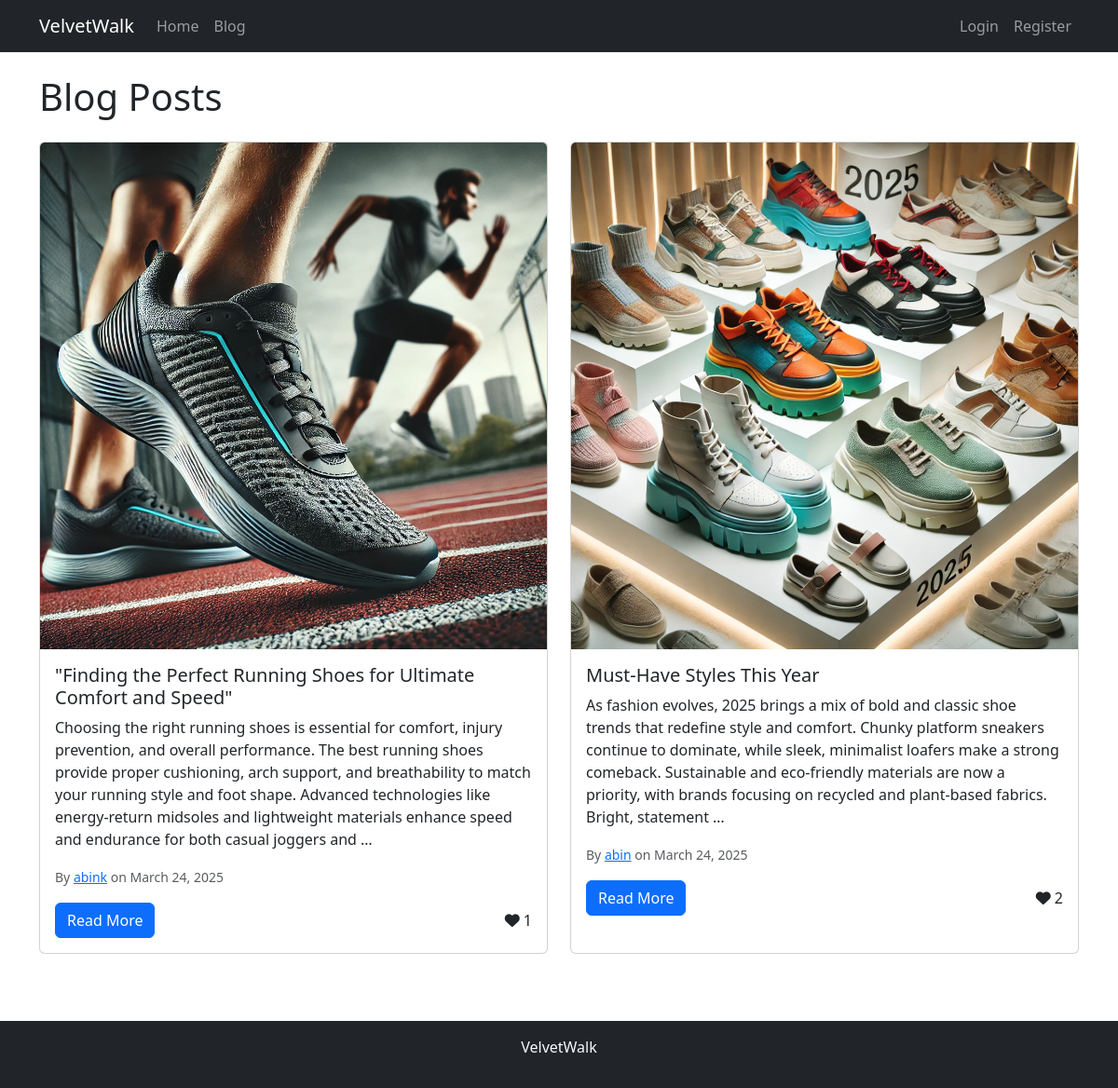
Screenshot of /blog/ with the database file from the repository.
### VelvetWalk_app/models.py (models this page shows, shortened)
class BlogPost(models.Model):
    title = models.CharField(max_length=200)
    content = models.TextField()
    author = models.ForeignKey(User, on_delete=models.CASCADE)
    image = models.ImageField(upload_to='blog_images', blank=True, null=True)
    created_at = models.DateTimeField(default=timezone.now)
    updated_at = models.DateTimeField(auto_now=True)
    likes = models.ManyToManyField(User, related_name='liked_posts', blank=True)
    views = models.PositiveIntegerField(default=0)
    class Meta:
        ordering = ['-created_at']
    def total_likes(self):
        return self.likes.count()

### VelvetWalk_app/views.py (the view)
# urls.py: path('blog/', views.PostListView.as_view(), name='blog_list'),
class PostListView(ListView):
    model = BlogPost
    template_name = 'VelvetWalk_app/blog_list.html'
    context_object_name = 'posts'
    ordering = ['-created_at']
    paginate_by = 10

### VelvetWalk_app/templates/VelvetWalk_app/blog_list.html (shortened to what this page needs)
{% extends "VelvetWalk_app/base.html" %}
{% block content %}
<div class="row">
    <div class="col-md-12">
        <h1 class="mb-4">Blog Posts</h1>
    </div>
</div>
<div class="row">
    {% for post in posts %}
    <div class="col-md-6 mb-4">
        <div class="card h-100">
            {% if post.image %}
            <img src="{{ post.image.url }}" class="card-img-top" alt="{{ post.title }}">
            {% endif %}
            <div class="card-body">
                <h5 class="card-title">{{ post.title }}</h5>
                <p class="card-text">{{ post.content|truncatewords:50 }}</p>
                <p class="card-text">
                    <small class="text-muted">
                        By <a href="{% url 'profile' post.author.username %}">{{ post.author.username }}</a>
                        on {{ post.created_at|date:"F d, Y" }}
                    </small>
                </p>
                <div class="d-flex justify-content-between align-items-center">
                    <a href="{% url 'post_detail' post.pk %}" class="btn btn-primary">Read More</a>
                    <div>
                        <i class="fas fa-heart {% if user in post.likes.all %}text-danger{% endif %}"></i>
                        <span>{{ post.total_likes }}</span>
                    </div>
                </div>
            </div>
        </div>
    </div>
    {% empty %}
    <div class="col-md-12">
        <p>No posts yet. Be the first to create one!</p>
    </div>
    {% endfor %}
</div>
{% endblock %}

### VelvetWalk_app/templates/VelvetWalk_app/base.html (shortened to what this page needs)
<!DOCTYPE html>
<html lang="en">
<head>
    <link href="https://cdn.jsdelivr.net/npm/bootstrap@5.3.0/dist/css/bootstrap.min.css" rel="stylesheet">
    <link rel="stylesheet" href="https://cdnjs.cloudflare.com/ajax/libs/font-awesome/6.0.0/css/all.min.css">
</head>
<body>
    <nav class="navbar navbar-expand-lg navbar-dark bg-dark">
        <div class="container">
            <a class="navbar-brand" href="{% url 'home' %}">VelvetWalk</a>
            <div class="collapse navbar-collapse" id="navbarNav">
                <ul class="navbar-nav me-auto">
                    <li class="nav-item">
                        <a class="nav-link" href="{% url 'home' %}">Home</a>
                    </li>
                    <li class="nav-item">
                        <a class="nav-link" href="{% url 'blog_list' %}">Blog</a>
                    </li>
                </ul>
                <ul class="navbar-nav">
                    {% if user.is_authenticated %}
                        <li class="nav-item">
                            <a class="nav-link" href="{% url 'post_create' %}">New Post</a>
                        </li>
                        <li class="nav-item">
                            <a class="nav-link" href="{% url 'profile' user.username %}">Profile</a>
                        </li>
                        <li class="nav-item">
                            <a class="nav-link" href="{% url 'logout' %}">Logout</a>
                        </li>
                    {% else %}
                        <li class="nav-item">
                            <a class="nav-link" href="{% url 'login' %}">Login</a>
                        </li>
                        <li class="nav-item">
                            <a class="nav-link" href="{% url 'register' %}">Register</a>
                        </li>
                    {% endif %}
                </ul>
            </div>
        </div>
    </nav>
    <main class="container mt-4">
        {% block content %}
        {% endblock %}
    </main>
    <footer class="bg-dark text-light mt-5 py-3">
        <div class="container text-center">
            <p>VelvetWalk</p>
        </div>
    </footer>
</body>
</html>

### rows the page displays
BlogPost: image (picture), title "\"Finding the Perfect Running Shoes for Ultimate Comfort and Speed\"", content "Choosing the right running shoes is essential for comfort, injury prevention, and overall performance. The best running shoes provide proper cushioning, arch support, and breathability to match your running style and foot shape. Advanced technologies like energy-return midsoles and lightweight materials enhance speed and endurance for both casual joggers and …", author.username "abink", created_at "March 24, 2025", total_likes "1"
BlogPost: image (picture), title "Must-Have Styles This Year", content "As fashion evolves, 2025 brings a mix of bold and classic shoe trends that redefine style and comfort. Chunky platform sneakers continue to dominate, while sleek, minimalist loafers make a strong comeback. Sustainable and eco-friendly materials are now a priority, with brands focusing on recycled and plant-based fabrics. Bright, statement …", author.username "abin", created_at "March 24, 2025", total_likes "2"
